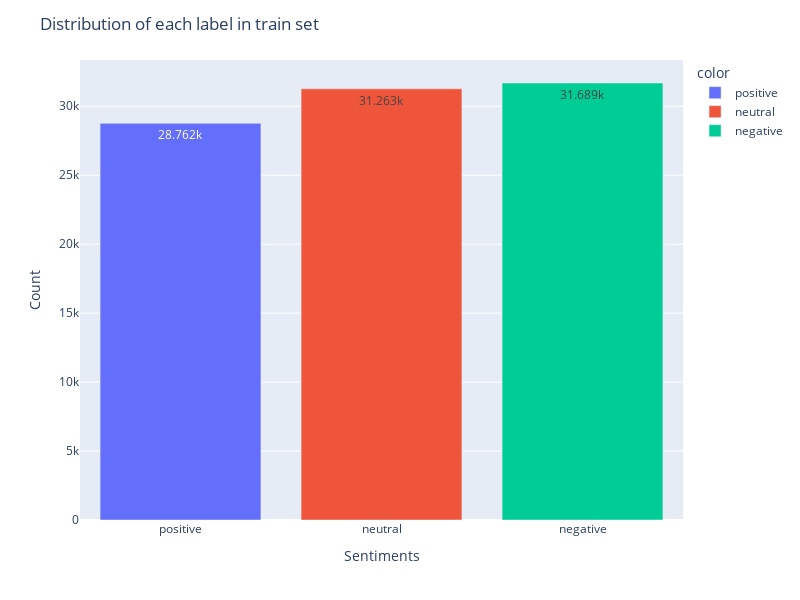

The code cell stored with this chart in its notebook:
### Code cell
labels = ["positive", "neutral", "negative"]
fig = px.bar(x=labels, y=class_count_in_train_set, color=labels)

fig.update_layout(
    title="Distribution of each label in train set",
    xaxis_title="Sentiments",
    yaxis_title="Count",
    height=600,
    width=800,
)

fig.update_traces(texttemplate="%{y}", textposition="inside")

fig.show()

### Figure 1 — Plotly figure (JSON) as saved in the notebook; plotly's stock layout.template omitted (floating-point values rounded to 4 significant figures)
{"data": [{"alignmentgroup": "True", "hovertemplate": "color=positive<br>x=%{x}<br>y=%{y}<extra></extra>", "legendgroup": "positive", "marker": {"color": "#636efa", "pattern": {"shape": ""}}, "name": "positive", "offsetgroup": "positive", "orientation": "v", "showlegend": true, "textposition": "inside", "texttemplate": "%{y}", "type": "bar", "x": ["positive"], "xaxis": "x", "y": [28762], "yaxis": "y"}, {"alignmentgroup": "True", "hovertemplate": "color=neutral<br>x=%{x}<br>y=%{y}<extra></extra>", "legendgroup": "neutral", "marker": {"color": "#EF553B", "pattern": {"shape": ""}}, "name": "neutral", "offsetgroup": "neutral", "orientation": "v", "showlegend": true, "textposition": "inside", "texttemplate": "%{y}", "type": "bar", "x": ["neutral"], "xaxis": "x", "y": [31263], "yaxis": "y"}, {"alignmentgroup": "True", "hovertemplate": "color=negative<br>x=%{x}<br>y=%{y}<extra></extra>", "legendgroup": "negative", "marker": {"color": "#00cc96", "pattern": {"shape": ""}}, "name": "negative", "offsetgroup": "negative", "orientation": "v", "showlegend": true, "textposition": "inside", "texttemplate": "%{y}", "type": "bar", "x": ["negative"], "xaxis": "x", "y": [31689], "yaxis": "y"}], "layout": {"barmode": "relative", "height": 600, "legend": {"title": {"text": "color"}, "tracegroupgap": 0}, "margin": {"t": 60}, "title": {"text": "Distribution of each label in train set"}, "width": 800, "xaxis": {"anchor": "y", "domain": [0, 1], "title": {"text": "Sentiments"}}, "yaxis": {"anchor": "x", "domain": [0, 1], "title": {"text": "Count"}}}}
